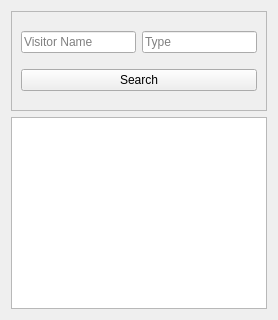
            <widget class="QWidget" name="page_ticket">
             <layout class="QVBoxLayout" name="verticalLayout_34">
              <item>
               <widget class="QFrame" name="search_ticket">
                <property name="minimumSize">
                 <size>
                  <width>0</width>
                  <height>100</height>
                 </size>
                </property>
                <property name="frameShape">
                 <enum>QFrame::StyledPanel</enum>
                </property>
                <property name="frameShadow">
                 <enum>QFrame::Raised</enum>
                </property>
                <layout class="QGridLayout" name="gridLayout_5">
                 <item row="0" column="0">
                  <widget class="QLineEdit" name="search_ticket_visitor_name">
                   <property name="text">
                    <string/>
                   </property>
                   <property name="placeholderText">
                    <string>Visitor Name</string>
                   </property>
                  </widget>
                 </item>
                 <item row="0" column="1">
                  <widget class="QLineEdit" name="search_ticket_type">
                   <property name="text">
                    <string/>
                   </property>
                   <property name="placeholderText">
                    <string>Type</string>
                   </property>
                  </widget>
                 </item>
                 <item row="1" column="0" colspan="2">
                  <widget class="QPushButton" name="btn_search_ticket">
                   <property name="text">
                    <string>Search</string>
                   </property>
                  </widget>
                 </item>
                </layout>
               </widget>
              </item>
              <item>
               <widget class="QTableWidget" name="table_ticket"/>
              </item>
             </layout>
            </widget>
